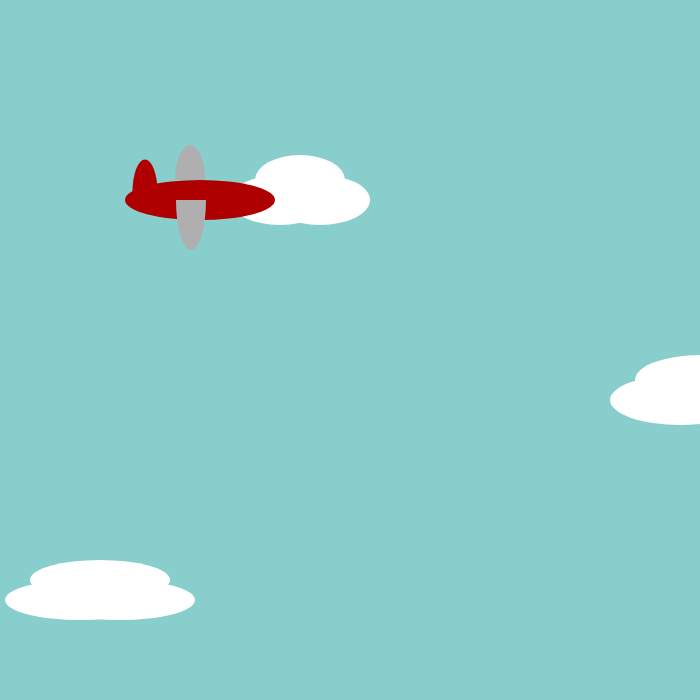
Frame 1 (no input)
Frame 60 (no input): identical to frame 1, image omitted
Frame 120 (the mouse pressed at the canvas centre since frame 60): identical to frame 1, image omitted

The p5.js sketch that drew this single still picture (run headless with seeded random() and noise() and a simulated clock; from frame 60 on, the mouse is pressed at the canvas centre):

// p5.js sketch
// ── sketch.js
let clouds;
let scroll;

let planeX = 200;
let planeY = 200;

let isLeft;
let isRight;

function setup() {
  createCanvas(700, 700);
  scroll = 0;
  
  isLeft = false;
  isRight = false;
  
  
  clouds = [

    {
      x: -1000,
      y: 200,
      w: 100,
      h: 50
    },
    {
      x: -300,
      y: 500,
      w: 150,
      h: 60
    },
    {
      x: -500,
      y: 200,
      w: 100,
      h: 80
    },
    {
      x: 100,
      y: 600,
      w: 150,
      h: 40
    },
    {
      x: 300,
      y: 200,
      w: 100,
      h: 50
    },
    {
      x: 700,
      y: 400,
      w: 140,
      h: 50
    },
    {
      x: 1000,
      y: 100,
      w: 100,
      h: 30
    },
    {
      x: 1600,
      y: 300,
      w: 300,
      h: 80
    },
    {
      x: 2000,
      y: 500,
      w: 140,
      h: 60
    }

  ]
}

function draw() {
  background(135, 206, 205);
  //push();
  translate(scroll, 0)
  //clouds
  for (let i = 0; i < clouds.length; i++) {
    fill(255);
    noStroke();
    ellipse(clouds[i].x, clouds[i].y - 20,
      clouds[i].w - 10, clouds[i].h)

    ellipse(clouds[i].x + 20, clouds[i].y,
      clouds[i].w, clouds[i].h)

    ellipse(clouds[i].x - 20, clouds[i].y,
      clouds[i].w, clouds[i].h)
  }
  //pop();
  if(isLeft == true){
  //state2
  fill(175, 0 , 0)
  ellipse(planeX, planeY, 150, 40)
  arc(planeX + 55, planeY-8, 25, 65,PI,0)
  
  fill(175)
  arc(planeX - 10, planeY - 20, 30, 70, PI, 0)
  arc(planeX - 9, planeY , 30, 100, 0, PI)
  
  } else {
    
  //state1
  fill(175, 0 , 0)
  ellipse(planeX, planeY, 150, 40)
  arc(planeX - 55, planeY-8, 25, 65,PI,0)
  
  fill(175)
  arc(planeX - 10, planeY - 20, 30, 70, PI, 0)
  arc(planeX - 9, planeY , 30, 100, 0, PI)
  
  } 
  
  //logic scroll
  if(isLeft){
    if(planeX > width * 0.2){
      
      planeX -= 5
    
    }else{
    
      scroll += 5
    }
  
  }
  
  if(isRight){
    if(planeX < width * 0.8){
      
      planeX += 5
    
    }else{
    
      scroll -= 5
    }
  
  }
  
}
function keyPressed(){
  if(keyCode == LEFT_ARROW){
  
    isLeft = true;
  }
  if(keyCode == RIGHT_ARROW){
  
    isRight = true;
  }

}

function keyReleased(){
  if(keyCode == LEFT_ARROW){
  
    isLeft = false;
  }
  if(keyCode == RIGHT_ARROW){
  
    isRight = false;
  }

}
